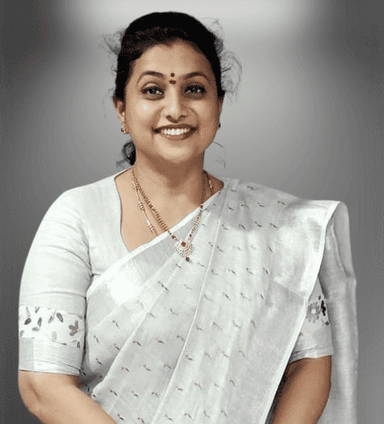
#> input picture model/test_images/Roja.png, 384 x 424 px, shrunk from 475 x 525 before the run
$ jupyter execute political_image_classification.ipynb   (shell and % lines are left out)
#> lines starting #> are read from the running program, lines starting #| are printed output that depends on the picture
[cell 1]
import numpy as np
import cv2
import matplotlib
from matplotlib import pyplot as plt

[cell 2]
img = cv2.imread('./test_images/Roja.png')
#> img is the input picture: shape (424, 384, 3); mean B, G, R 153.4, 159.5, 162.7
img.shape
#> Out = (424, 384, 3)

[cell 3]
plt.imshow(img)

[cell 4]
gray=cv2.cvtColor(img,cv2.COLOR_BGR2GRAY)
gray.shape
#> Out = (424, 384)

[cell 5]
gray

[cell 6]
plt.imshow(gray,cmap='gray')

[cell 7]
face_cascade=cv2.CascadeClassifier('./opencv/haarcascades/haarcascade_frontalface_default.xml')
eye_cascade=cv2.CascadeClassifier('./opencv/haarcascades/haarcascade_eye.xml')

faces=face_cascade.detectMultiScale(gray,1.3,5)
#> faces = [[111, 39, 124, 124]]

faces
#> Out = [[111, 39, 124, 124]]

[cell 8]
(x,y,w,h) = faces[0]
#> x = 111; y = 39; w = 124; h = 124
x,y,w,h
#> Out = (111, 39, 124, 124)

[cell 9]
face_img=cv2.rectangle(img,(x,y),(x+w,y+h),(255,0,0),2)
plt.imshow(face_img)

[cell 10]
cv2.destroyAllWindows()
for(x,y,w,h) in faces:
    face_img=cv2.rectangle(img,(x,y),(x+w,y+h),(255,0,0),2)
    roi_gray=gray[y:y+h, x:x+w]
    roi_color=face_img[y:y+h, x:x+w]
    eyes=eye_cascade.detectMultiScale(roi_gray)
    for(ex,ey,ew,eh) in eyes:
        cv2.rectangle(roi_color,(ex,ey),(ex+ew,ey+eh),(0,255,0),2)
#> this loop made 1 pass
#> (x, y, w, h, eyes) on pass 1: (111, 39, 124, 124, [[26, 36, 32, 32], [68, 37, 29, 29]])
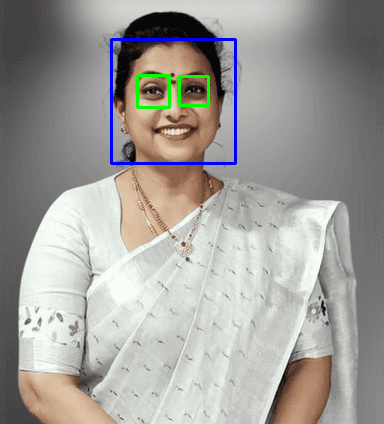
#> img: shape (424, 384, 3); mean B, G, R 154.2, 158.9, 160.8
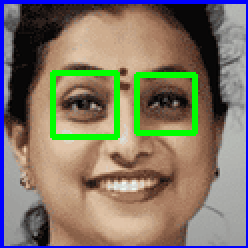
#> roi_color: shape (124, 124, 3) (shown 2 times larger); mean B, G, R 104.2, 118.9, 128

plt.figure()
plt.imshow(face_img,cmap='gray')
plt.show()

%matplotlib inline
plt.imshow(roi_color,cmap='gray')

[cell 11]
plt.imshow(roi_color,cmap='gray')

[cell 12]
cropped_img = np.array(roi_color)
cropped_img.shape
#> Out = (124, 124, 3)

[cell 13]
import numpy as np
import pywt
import cv2

def w2d(img, mode='haar', level=1):
#> called with mode = 'db1', level = 5
    imArray = img
    #Datatype conversions
    #convert to grayscale
    imArray = cv2.cvtColor( imArray,cv2.COLOR_RGB2GRAY )
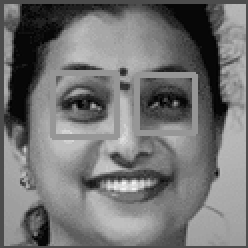
#> imArray: shape (124, 124) (shown 2 times larger); min 0, max 243, mean 115.5
    #convert to float
    imArray =  np.float32(imArray)
    imArray /= 255;
    # compute coefficients
    coeffs=pywt.wavedec2(imArray, mode, level=level)
#> coeffs = 6 items

    #Process Coefficients
    coeffs_H=list(coeffs)
#> coeffs_H = 6 items
    coeffs_H[0] *= 0;

    # reconstruction
    imArray_H=pywt.waverec2(coeffs_H, mode);
    imArray_H *= 255;
    imArray_H =  np.uint8(imArray_H)
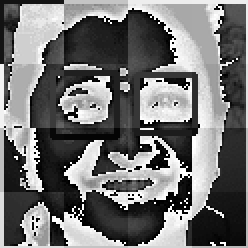
#> imArray_H: shape (124, 124) (shown 2 times larger); min 0, max 255, mean 113.9

    return imArray_H

[cell 14]
im_har = w2d(cropped_img,'db1',5)
plt.imshow(im_har, cmap='gray')

[cell 15]
def get_cropped_image_if_2_eyes(image_path):
#> called with image_path = './test_images/Roja.png'
    img=cv2.imread(image_path)
    gray=cv2.cvtColor(img,cv2.COLOR_BGR2GRAY)
    faces=face_cascade.detectMultiScale(gray,1.3,5)
#> faces = [[111, 39, 124, 124]]
    for(x,y,w,h) in faces:
        roi_gray=gray[y:y+h, x:x+w]
        roi_color=face_img[y:y+h, x:x+w]
        eyes=eye_cascade.detectMultiScale(roi_gray)
        if len(eyes)>=2:
            return roi_color

[cell 16]
original_image=cv2.imread('./test_images/Roja.png')
plt.imshow(original_image)

[cell 17]
cropped_image = get_cropped_image_if_2_eyes('./test_images/Roja.png')
plt.imshow(cropped_image)

[cell 18]
org_image_obstructed=cv2.imread('./test_images/Roja1.png')
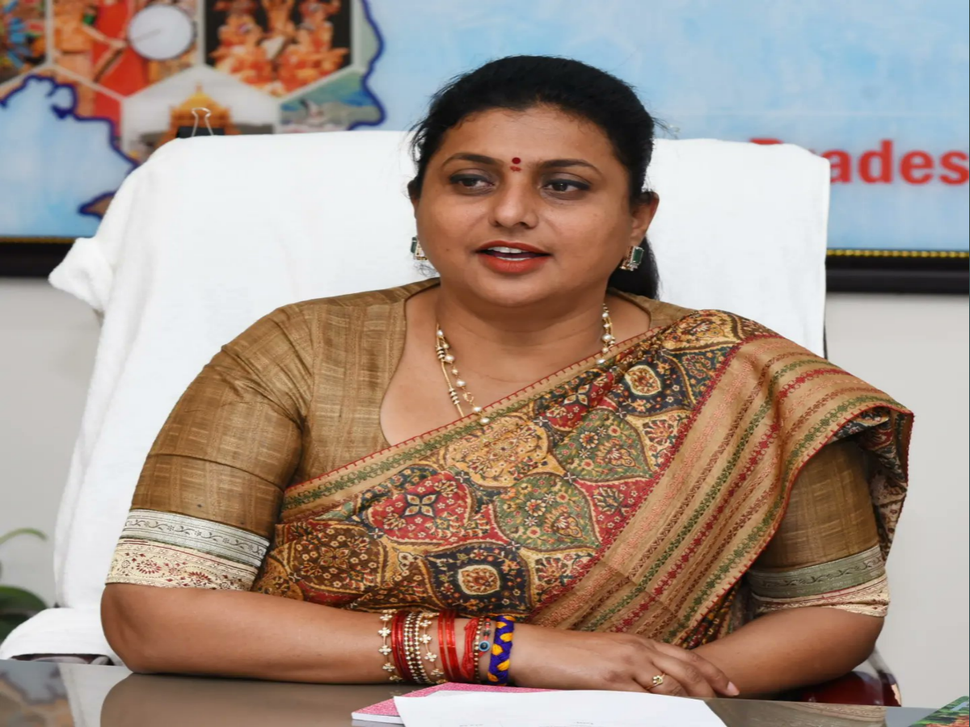
#> input picture model/test_images/Roja1.png, 970 x 727 px, shrunk from 1200 x 900 before the run
#> org_image_obstructed is the input picture: shape (727, 970, 3); mean B, G, R 132.3, 144.7, 164.6
plt.imshow(org_image_obstructed)

[cell 19]
cropped_image_no_2_eyes = get_cropped_image_if_2_eyes('./test_images/Roja1.png')
#> call 2 of get_cropped_image_if_2_eyes, with image_path = './test_images/Roja1.png'
#> in get_cropped_image_if_2_eyes (call 2), `gray=cv2.cvtColor(img,cv2.COLOR_BGR2GRAY)`:
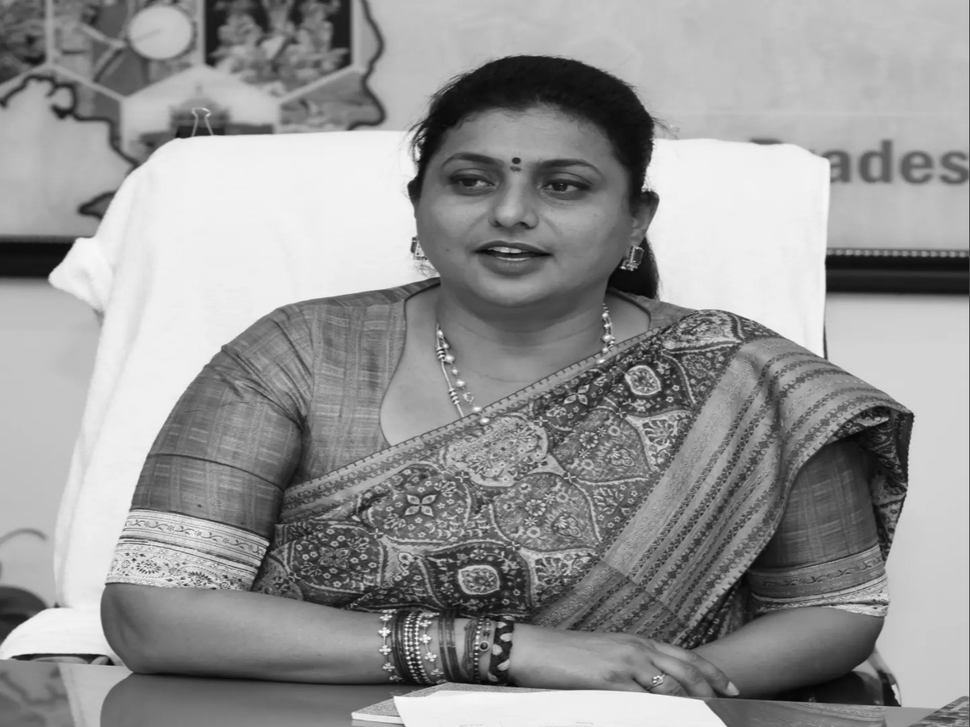
#> gray: shape (727, 970); min 4, max 254, mean 149.2
#> in get_cropped_image_if_2_eyes (call 2), `faces=face_cascade.detectMultiScale(gray,1.3,5)`: faces = [[398, 91, 231, 231]]
#> the loop in get_cropped_image_if_2_eyes, `for(x,y,w,h) in faces:` made 1 pass
#> (x, y, w, h, eyes) on pass 1: (398, 91, 231, 231, [[137, 71, 48, 48], [44, 63, 55, 55]])
#> pass 1, in get_cropped_image_if_2_eyes (call 2), `roi_gray=gray[y:y+h, x:x+w]`:
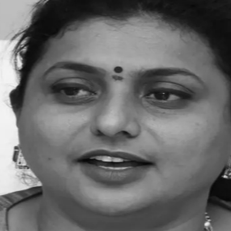
#> roi_gray: shape (231, 231); min 7, max 243, mean 105.2
#> cropped_image_no_2_eyes = empty array
cropped_image_no_2_eyes
#> Out = empty array

[cell 20]
path_to_data="./dataset"
path_to_cr_data="./dataset/cropped/"

[cell 21]
import os
img_dirs=[]
for entry in os.scandir(path_to_data):
    if entry.is_dir():
        img_dirs.append(entry.path)

[cell 22]
img_dirs

[cell 23]
import shutil
if os.path.exists(path_to_cr_data):
    shutil.rmtree(path_to_cr_data)
os.mkdir(path_to_cr_data)

[cell 24]
import cv2

cropped_image_dirs = []
celebrity_file_names_dict = {}
for img_dir in img_dirs:
    count = 1
    celebrity_name = img_dir.split('/')[-1]
    celebrity_file_names_dict[celebrity_name] = []
    for entry in os.scandir(img_dir):
        roi_color = get_cropped_image_if_2_eyes(entry.path)
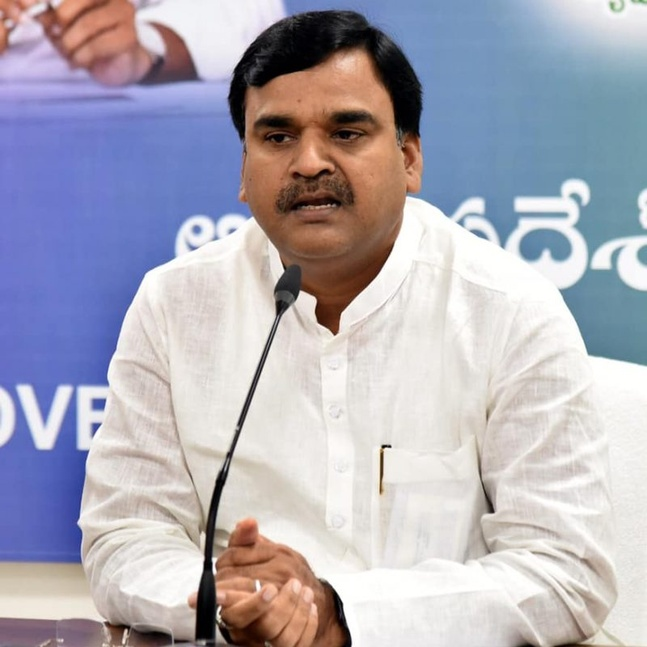
#> input picture model/dataset/amzath_basha_shaik_bepari/76178143_1768113659980363_1429554532756488192_n-800x800.jpg, 647 x 647 px, shrunk from 800 x 800 before the run
#> in get_cropped_image_if_2_eyes, img is the input picture: shape (647, 647, 3); mean B, G, R 184.2, 172.5, 174.9
#> in get_cropped_image_if_2_eyes (call 3), `gray=cv2.cvtColor(img,cv2.COLOR_BGR2GRAY)`:
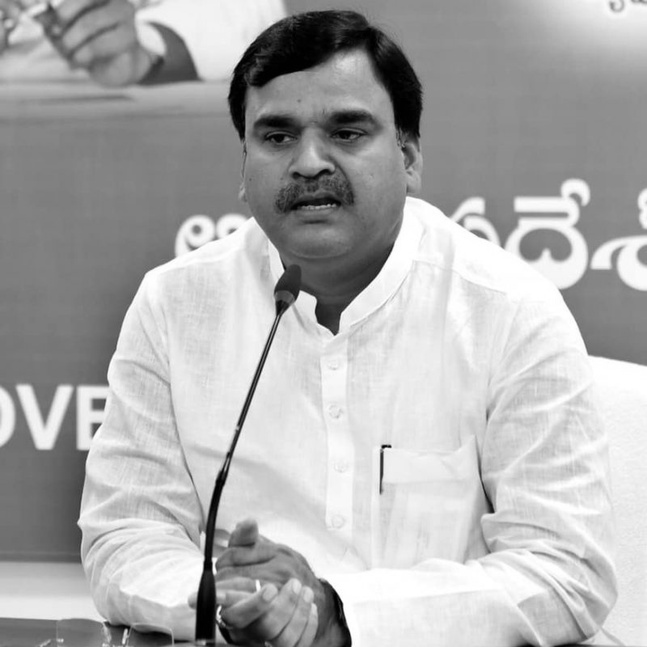
#> gray: shape (647, 647); min 0, max 255, mean 174.5
#> in get_cropped_image_if_2_eyes (call 3), `faces=face_cascade.detectMultiScale(gray,1.3,5)`: faces = [[211, 54, 203, 203]]
#> the loop in get_cropped_image_if_2_eyes, `for(x,y,w,h) in faces:` made 1 pass
#> pass 1, in get_cropped_image_if_2_eyes (call 3), `roi_color=face_img[y:y+h, x:x+w]`:
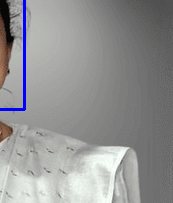
#> roi_color: shape (203, 173, 3); mean B, G, R 148.5, 147.9, 147.5
